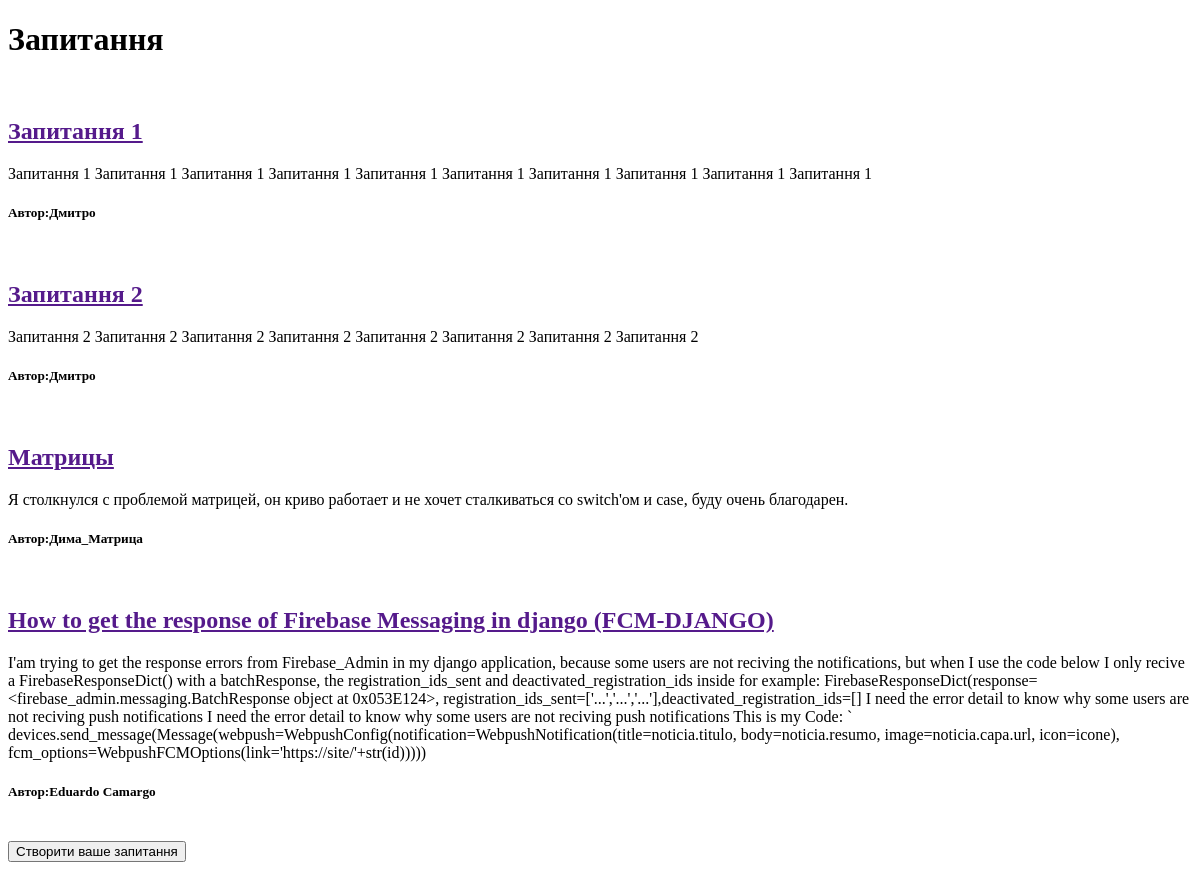
The page /question/ on the database as committed earlier.
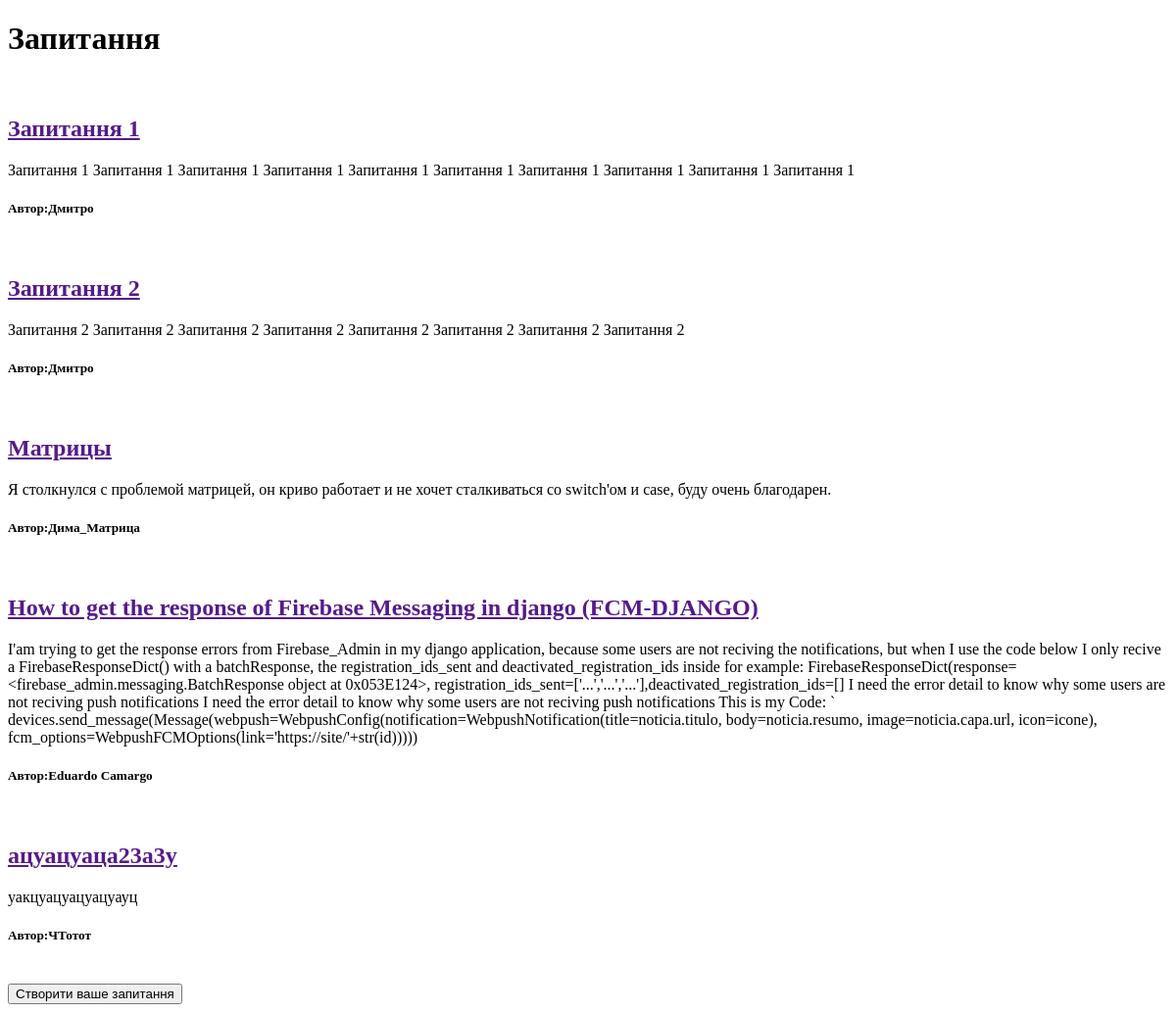
The same page on the database as committed later.
### forum/models.py (models this page shows, shortened)
class Question(models.Model):
    author = models.CharField(max_length=255)
    topic_question = models.CharField(max_length=255)
    text = models.TextField()

### forum/views.py (the view)
# urls.py: path("question/",show_questions,name="questions"),
def show_questions(request):
    context = {
        "list_questions": Question.objects.all()
    }
    if request.method == "GET":
        author = request.GET.get('author')
        topic_question = request.GET.get("topic")
        text = request.GET.get("text")
    return render(request,'questions.html',context=context)

### forum/templates/questions.html (shortened to what this page needs)
<!DOCTYPE html>
<html lang="en">
<head>
</head>
<body>
    <h1>Запитання</h1>
    <br>
    {% for questions in list_questions %}
        <a href="{{ question.get_absolute_url }}"><h2>{{ questions.topic_question }}</h2></a>
        <p>{{ questions.text }}</p>
        <h5>Автор:{{ questions.author }}</h5>
        <br>
    {% endfor %}
    <form action="{% url 'create_question' %}">
        <button>Створити ваше запитання</button>
    </form>
</body>
</html>

Rows that differ between the two databases and show on the page:
added Question: topic_question "ацуацуаца23а3у", text "уакцуацуацуацуауц", author "ЧТотот"
